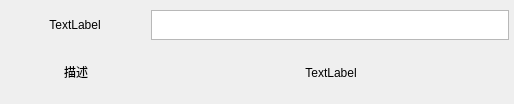
<?xml version="1.0" encoding="UTF-8"?>
<ui version="4.0">
 <class>propertyUnitUI</class>
 <widget class="QWidget" name="propertyUnitUI">
  <property name="geometry">
   <rect>
    <x>0</x>
    <y>0</y>
    <width>514</width>
    <height>104</height>
   </rect>
  </property>
  <property name="windowTitle">
   <string>Form</string>
  </property>
  <layout class="QGridLayout" name="gridLayout" rowstretch="1,1">
   <property name="leftMargin">
    <number>5</number>
   </property>
   <property name="topMargin">
    <number>5</number>
   </property>
   <property name="rightMargin">
    <number>5</number>
   </property>
   <property name="bottomMargin">
    <number>5</number>
   </property>
   <item row="0" column="0">
    <layout class="QHBoxLayout" name="horizontalLayout" stretch="2,5">
     <property name="topMargin">
      <number>5</number>
     </property>
     <item>
      <widget class="QLabel" name="label_ItemName">
       <property name="minimumSize">
        <size>
         <width>140</width>
         <height>30</height>
        </size>
       </property>
       <property name="maximumSize">
        <size>
         <width>140</width>
         <height>30</height>
        </size>
       </property>
       <property name="text">
        <string>TextLabel</string>
       </property>
       <property name="alignment">
        <set>Qt::AlignCenter</set>
       </property>
      </widget>
     </item>
     <item>
      <widget class="QTextEdit" name="textEdit_value">
       <property name="minimumSize">
        <size>
         <width>0</width>
         <height>30</height>
        </size>
       </property>
       <property name="maximumSize">
        <size>
         <width>16777215</width>
         <height>30</height>
        </size>
       </property>
      </widget>
     </item>
    </layout>
   </item>
   <item row="1" column="0">
    <layout class="QHBoxLayout" name="horizontalLayout_2" stretch="2,5">
     <item>
      <widget class="QLabel" name="label">
       <property name="minimumSize">
        <size>
         <width>140</width>
         <height>30</height>
        </size>
       </property>
       <property name="maximumSize">
        <size>
         <width>200</width>
         <height>30</height>
        </size>
       </property>
       <property name="text">
        <string>描述</string>
       </property>
       <property name="alignment">
        <set>Qt::AlignCenter</set>
       </property>
      </widget>
     </item>
     <item>
      <widget class="QLabel" name="label_des">
       <property name="text">
        <string>TextLabel</string>
       </property>
       <property name="alignment">
        <set>Qt::AlignCenter</set>
       </property>
      </widget>
     </item>
    </layout>
   </item>
  </layout>
 </widget>
 <resources/>
 <connections/>
</ui>
